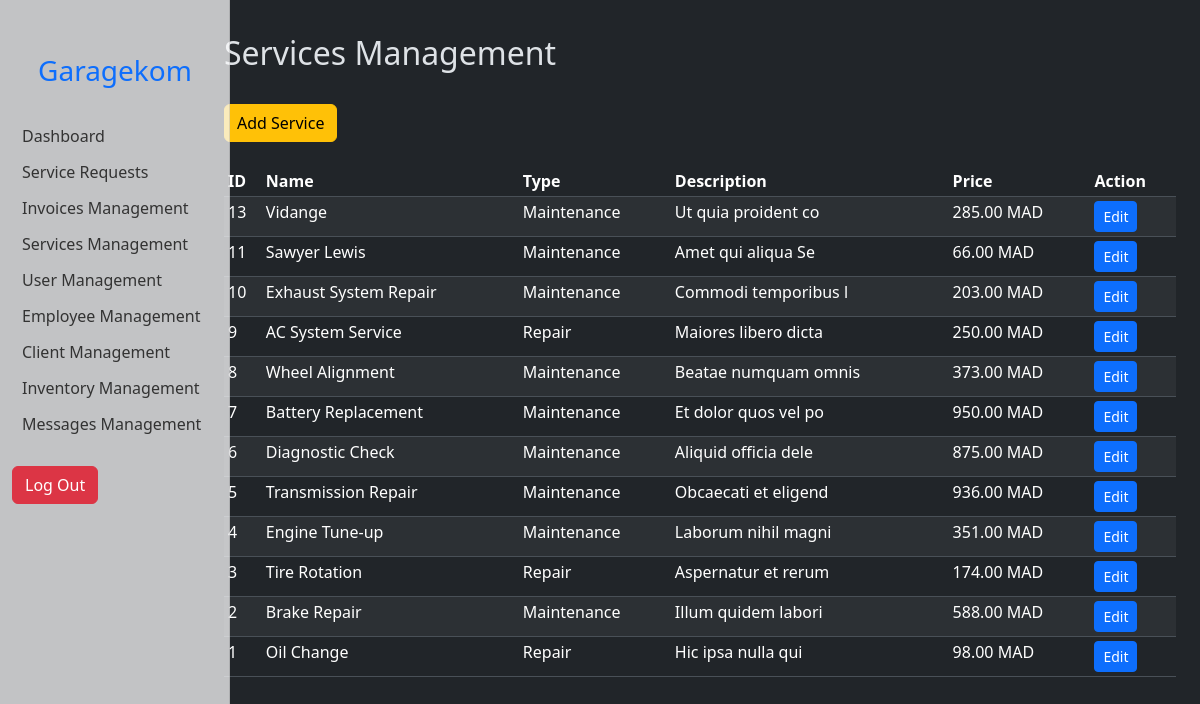
The page /admin/services.php (signed in) on the database its author committed.
### tables this page shows
CREATE TABLE `services` (
  `service_id` int(11) NOT NULL,
  `service_name` varchar(255) NOT NULL,
  `service_type` enum('Maintenance','Repair') NOT NULL,
  `service_description` text DEFAULT NULL,
  `service_price` decimal(10,2) DEFAULT NULL
);

### admin/services.php (the view, shortened to what this page needs)
</head>
<body>
    <?php require_once("connect-DB.php") ?>
    <div class="container-fluid">
        <div class="row">
            <main class="col-md-9 ms-sm-auto col-lg-10 px-md-4 mt-4">
                <h2>Services Management</h2>
                <div class="mb-4">
                    <button type="button" class="btn btn-warning mt-4" data-bs-toggle="modal" data-bs-target="#addService">Add Service</button>
                </div>
                <div class="table-responsive">
                    <table class="table table-striped table-sm table-hover">
                        <thead>
                            <tr>
                                <th>ID</th>
                                <th>Name</th>
                                <th>Type</th>
                                <th>Description</th>
                                <th>Price</th>
                                <th>Action</th>
                            </tr>
                        </thead>
                        <tbody>
                            <?php
                            $services = $database->prepare("SELECT * FROM services ORDER BY service_id DESC");
                            $services->execute();
                            $services = $services->fetchAll(PDO::FETCH_ASSOC);
                            foreach ($services as $service) {
                                echo "<tr>";
                                echo "<td>" . $service["service_id"] . "</td>";
                                echo "<td>" . $service["service_name"] . "</td>";
                                echo "<td>" . $service["service_type"] . "</td>";
                                echo "<td>" . $service["service_description"] . "</td>";
                                echo "<td>" . $service["service_price"] . " MAD</td>";
                                echo "<td>";
                                echo '<button class="btn btn-primary btn-sm" data-bs-toggle="modal" data-bs-target="#editService" data-bs-id="' . $service["service_id"] . '">Edit</button>';
                                echo "</td>";
                                echo "</tr>";
                            }
                            ?>
                        </tbody>
                    </table>
                </div>
            </main>
        </div>
    </div>
</body>
</html>

### admin/style.css (style rules this page uses)
* { transition: all 0.2s ease-in-out; scroll-behavior: smooth; }
body { font-size: 0.875rem; }
#sidebar { min-width: 230px; max-width: 230px; }
.sidebar { position: fixed; top: 0; bottom: 0; left: 0; z-index: 1000; padding: 48px 0 0; box-shadow: inset -1px 0 0 rgba(0, 0, 0, 0.1); }
.sidebar a { display: block; padding: 6px 0; color: #333; }
main { padding: 10px; }

### rows shown on the page
services: service_id "13", service_name "Vidange", service_type "Maintenance", service_description "Ut quia proident co", service_price "285.00"
services: service_id "11", service_name "Sawyer Lewis", service_type "Maintenance", service_description "Amet qui aliqua Se", service_price "66.00"
services: service_id "10", service_name "Exhaust System Repair", service_type "Maintenance", service_description "Commodi temporibus l", service_price "203.00"
services: service_id "9", service_name "AC System Service", service_type "Repair", service_description "Maiores libero dicta", service_price "250.00"
services: service_id "8", service_name "Wheel Alignment", service_type "Maintenance", service_description "Beatae numquam omnis", service_price "373.00"
services: service_id "7", service_name "Battery Replacement", service_type "Maintenance", service_description "Et dolor quos vel po", service_price "950.00"
services: service_id "6", service_name "Diagnostic Check", service_type "Maintenance", service_description "Aliquid officia dele", service_price "875.00"
services: service_id "5", service_name "Transmission Repair", service_type "Maintenance", service_description "Obcaecati et eligend", service_price "936.00"
services: service_id "4", service_name "Engine Tune-up", service_type "Maintenance", service_description "Laborum nihil magni", service_price "351.00"
services: service_id "3", service_name "Tire Rotation", service_type "Repair", service_description "Aspernatur et rerum", service_price "174.00"
services: service_id "2", service_name "Brake Repair", service_type "Maintenance", service_description "Illum quidem labori", service_price "588.00"
services: service_id "1", service_name "Oil Change", service_type "Repair", service_description "Hic ipsa nulla qui", service_price "98.00"
